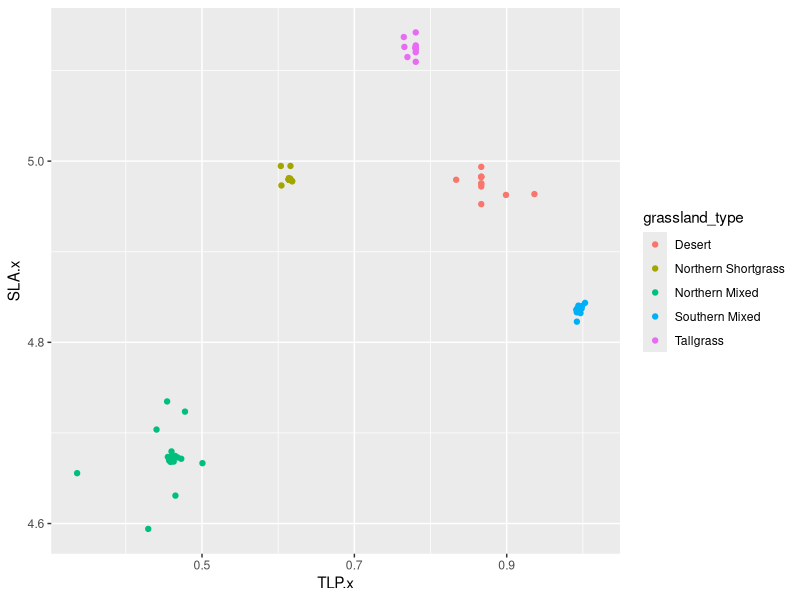
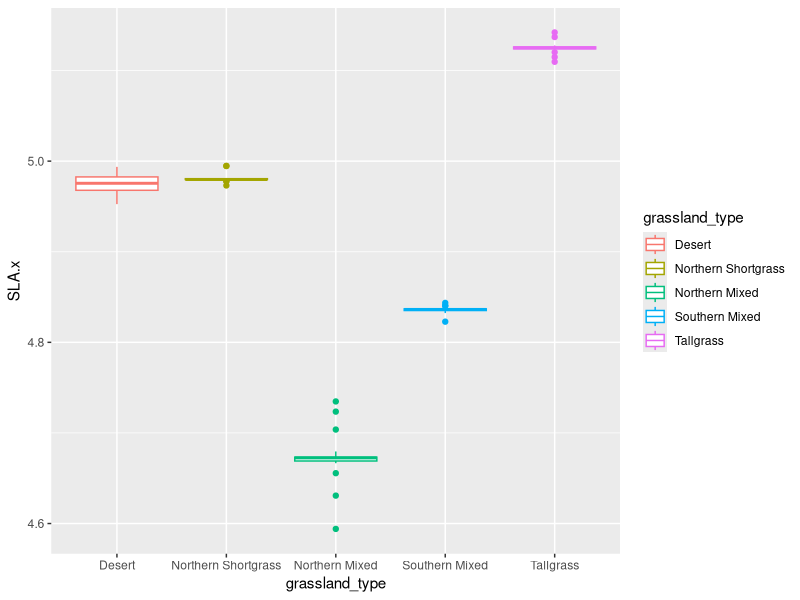
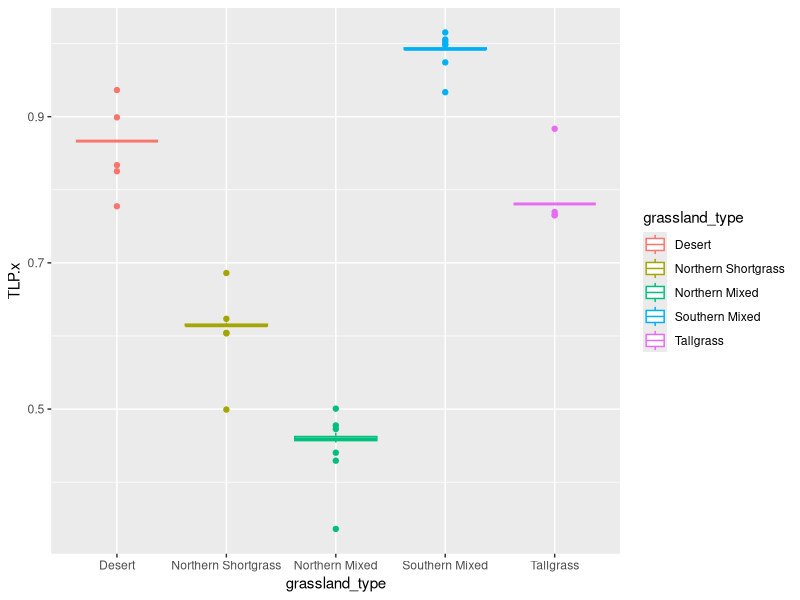
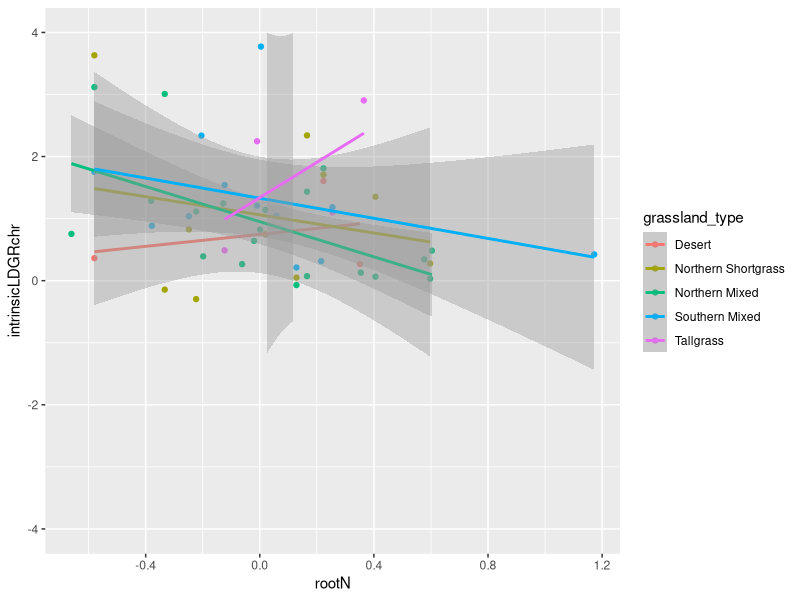

The R source for these figures, in order: (Note: this script raises an error after producing the figures.)
#### traits analysis ####

#### data and packages + cleaning ####
library(tidyverse)

NEWallsite <- read.csv("data/allsite_new.csv") #data
NEWallsite <- NEWallsite %>% #ensure levels are correct
  mutate(grassland_type = fct_relevel(grassland_type,
                                      "Desert", "Southern Shortgrass", "Northern Shortgrass", 
                                      "Northern Mixed", "Southern Mixed", "Tallgrass"))
CWM_sitedata <- read.csv("data/CWM_sitedata.csv") #CWM trait data
trtdata<-CWM_sitedata[,c(1,2,8,12)] #just CWM variables I will use
trtdata[,c(3)]<-log(trtdata[,c(3)]) #log CWM traits 
trtdata[,4]<-log(abs(trtdata[,4])) #abs then log for TLP.x
alldat <- merge(NEWallsite, trtdata, by = c("species", "grassland_type"))
alldat[,c(7:15,17)]<-log(alldat[,c(7:15,17)]) #log focal traits


#### basic stats and relationships ####
# how many populations have data?
sum(complete.cases(NEWallsite[,c(6:16)])) #20 species have all rows
trtcnt <- rowSums(!is.na(NEWallsite[,c(6:16)])) #count for each row w/ traits filled in
sum(trtcnt == 0) #12 have no trait data 
sum(trtcnt > 5) #59 have more than 5 traits
(sum(trtcnt > 5)/sum(trtcnt >= 0))*100 #52% of data has more than 5 traits

# are SLA and TLP correlated?
cor.test(alldat$SLA.x,alldat$TLP.x) # 48% corr
cor.test(alldat$SLA,alldat$TLP) # not corr
summary(mod<-lm(SLA.x~TLP.x*grassland_type, alldat))
sqrt(.9915)
anova(mod)
cor.test(alldat$SLA.x,alldat$SLA) # a little corr
cor.test(alldat$TLP.x,alldat$TLP) # pretty corr

#view:
ggplot(alldat, aes(x=TLP.x, y=SLA.x, color=grassland_type))+ 
  geom_point()

# do CWMs differ between grasslands? by both traits? 
summary(aov(SLA.x ~ grassland_type, alldat)) # Yes
ggplot(alldat, aes(y=SLA.x, x=grassland_type, color=grassland_type))+ 
  geom_boxplot()
summary(aov(TLP.x ~ grassland_type, alldat)) # Yes
ggplot(alldat, aes(y=TLP.x, x=grassland_type, color=grassland_type))+ 
  geom_boxplot()

#### modelling; traits as predictors of population growth ####
# models first included focal species traits, interacting with grassland, and the 
# additive effects of CWM SLA and TLP. 
# CWM were never signifigant (only )
# LDMC
summary(lm(invasionLDGRcon ~ LDMC*grassland_type+SLA.x+TLP.x, data=alldat)) #** 35%
anova(lm(invasionLDGRcon ~ LDMC*grassland_type+SLA.x+TLP.x, data=alldat)) #focal, interaction
summary(lm(intrinsicLDGRchr ~ LDMC*grassland_type+SLA.x+TLP.x, data=alldat)) #* 20%
anova(lm(intrinsicLDGRchr ~ LDMC*grassland_type+SLA.x+TLP.x, data=alldat)) #focal, interaction

# SLA
summary(lm(invasionLDGRcon ~ SLA*grassland_type+SLA.x+TLP.x, data=alldat)) #. 11%
anova(lm(invasionLDGRcon ~ SLA*grassland_type+SLA.x+TLP.x, data=alldat)) #focal, TLP
summary(lm(intrinsicLDGRchr ~ SLA*grassland_type+SLA.x+TLP.x, data=alldat)) #nah

# LTD
summary(lm(invasionLDGRcon ~ LTD*grassland_type+SLA.x+TLP.x, data=alldat)) #nah
summary(lm(intrinsicLDGRchr ~ LTD*grassland_type+SLA.x+TLP.x, data=alldat)) #nah

# leafarea
summary(lm(invasionLDGRcon ~ leafarea*grassland_type+SLA.x+TLP.x, data=alldat)) #* 27%
anova(lm(invasionLDGRcon ~ leafarea*grassland_type+SLA.x+TLP.x, data=alldat)) #focal, SLA, TLP
summary(lm(intrinsicLDGRchr ~ leafarea*grassland_type+SLA.x+TLP.x, data=alldat)) #nah

# leafN
summary(lm(invasionLDGRcon ~ leafN*grassland_type+SLA.x+TLP.x, data=alldat)) # nah
anova(lm(invasionLDGRcon ~ leafN*grassland_type+SLA.x+TLP.x, data=alldat)) # none
summary(lm(intrinsicLDGRchr ~ leafN*grassland_type+SLA.x+TLP.x, data=alldat)) #. 20%
anova(lm(intrinsicLDGRchr ~ leafN*grassland_type+SLA.x+TLP.x, data=alldat)) # focal, interaction

# TLP
summary(lm(invasionLDGRcon ~ TLP*grassland_type+SLA.x+TLP.x, data=alldat)) #nah
anova(lm(invasionLDGRcon ~ TLP*grassland_type+SLA.x+TLP.x, data=alldat)) #focal, interaction
summary(lm(intrinsicLDGRchr ~ TLP*grassland_type+SLA.x+TLP.x, data=alldat)) #. 19%
anova(lm(intrinsicLDGRchr ~ TLP*grassland_type+SLA.x+TLP.x, data=alldat)) #TLP, interaction

# rootN
summary(lm(invasionLDGRcon ~ rootN*grassland_type+SLA.x+TLP.x, data=alldat)) #nah
anova(lm(invasionLDGRcon ~ rootN*grassland_type+SLA.x+TLP.x, data=alldat)) #focal, TLP
summary(lm(intrinsicLDGRchr ~ rootN*grassland_type+SLA.x+TLP.x, data=alldat)) #. 27%
anova(lm(intrinsicLDGRchr ~ rootN*grassland_type+SLA.x+TLP.x, data=alldat)) #focal, TLP

# rootdiam
summary(lm(invasionLDGRcon ~ rootdiam*grassland_type+SLA.x+TLP.x, data=alldat)) #nah
anova(lm(invasionLDGRcon ~ rootdiam*grassland_type+SLA.x+TLP.x, data=alldat)) #TLP
summary(lm(intrinsicLDGRchr ~ rootdiam*grassland_type+SLA.x+TLP.x, data=alldat)) #nah
anova(lm(intrinsicLDGRchr ~ rootdiam*grassland_type+SLA.x+TLP.x, data=alldat)) #TLP

# SRL
summary(lm(invasionLDGRcon ~ SRL*grassland_type+SLA.x+TLP.x, data=alldat)) #nah
anova(lm(invasionLDGRcon ~ SRL*grassland_type+SLA.x+TLP.x, data=alldat)) #TLP
summary(lm(intrinsicLDGRchr ~ SRL*grassland_type+SLA.x+TLP.x, data=alldat)) #nah
anova(lm(intrinsicLDGRchr ~ SRL*grassland_type+SLA.x+TLP.x, data=alldat)) #TLP

# RTD
summary(lm(invasionLDGRcon ~ RTD*grassland_type+SLA.x+TLP.x, data=alldat)) # nah
anova(lm(invasionLDGRcon ~ RTD*grassland_type+SLA.x+TLP.x, data=alldat)) # none
summary(lm(intrinsicLDGRchr ~ RTD*grassland_type+SLA.x+TLP.x, data=alldat)) # nah
anova(lm(intrinsicLDGRchr ~ RTD*grassland_type+SLA.x+TLP.x, data=alldat)) # none

#height
summary(lm(invasionLDGRcon ~ height*grassland_type+SLA.x+TLP.x, data=alldat)) #. 13%
anova(lm(invasionLDGRcon ~ height*grassland_type+SLA.x+TLP.x, data=alldat)) #TLP
summary(lm(intrinsicLDGRchr ~ height*grassland_type+SLA.x+TLP.x, data=alldat)) #nah
anova(lm(intrinsicLDGRchr ~ height*grassland_type+SLA.x+TLP.x, data=alldat)) #TLP


# These models do not include CWM but are better overall
# LDMC
summary(lm(invasionLDGRcon ~ LDMC*grassland_type, data=alldat)) #*** 27%
summary(lm(intrinsicLDGRchr ~ LDMC*grassland_type, data=alldat)) #*** 21%
# SLA (messy, weak relationship)
summary(lm(invasionLDGRcon ~ SLA*grassland_type, data=alldat)) #* 10%
summary(lm(intrinsicLDGRchr ~ SLA*grassland_type, data=alldat)) #nah
# LTD (little to no representation of driest sites)
summary(lm(invasionLDGRcon ~ LTD*grassland_type, data=alldat)) #* 16%
summary(lm(intrinsicLDGRchr ~ LTD*grassland_type, data=alldat)) #nah
# leafarea
summary(lm(invasionLDGRcon ~ leafarea*grassland_type, data=alldat)) # not sig
summary(lm(intrinsicLDGRchr ~ leafarea*grassland_type, data=alldat)) # not sig
# leafN
summary(lm(invasionLDGRcon ~ leafN*grassland_type, data=alldat)) # none
summary(lm(intrinsicLDGRchr ~ leafN*grassland_type, data=alldat)) #. 16%
# TLP
summary(lm(invasionLDGRcon ~ TLP*grassland_type, data=alldat)) #* 18%
summary(lm(intrinsicLDGRchr ~ TLP*grassland_type, data=alldat)) #** 21%
# rootN
summary(lm(invasionLDGRcon ~ rootN*grassland_type, data=alldat)) #nah
summary(lm(intrinsicLDGRchr ~ rootN*grassland_type, data=alldat)) #nah
# rootdiam
summary(lm(invasionLDGRcon ~ rootdiam*grassland_type, data=alldat)) #nah
summary(lm(intrinsicLDGRchr ~ rootdiam*grassland_type, data=alldat)) #nah
# SRL
summary(lm(invasionLDGRcon ~ SRL*grassland_type, data=alldat)) #nah
summary(lm(intrinsicLDGRchr ~ SRL*grassland_type, data=alldat)) #nah
# RTD
summary(lm(invasionLDGRcon ~ RTD*grassland_type, data=alldat)) #nah
summary(lm(intrinsicLDGRchr ~ RTD*grassland_type, data=alldat)) #nah
#height (more competitive to be tall in tallgrass and short in shortgrass)
summary(lm(invasionLDGRcon ~ height*grassland_type, data=alldat)) #* 14% 
summary(lm(intrinsicLDGRchr ~ height*grassland_type, data=alldat)) #nah



ggplot(alldat, aes(y=intrinsicLDGRchr, x=rootN, color=grassland_type))+
  geom_point()+
  geom_smooth(method="lm")+
  ylim(-4,4)
#TLP
summary(lm(invasionLDGRcon ~ TLP*grassland_type, data=alldat)) #. 14% (not with CWM's)
anova(lm(invasionLDGRcon ~ TLP*grassland_type, data=traits)) #focal, grassland
ggplot(traits, aes(y=invasionLDGRcon, x=TLP, color=grassland_type))+
  geom_point()+
  geom_smooth(method="lm")
summary(lm(intrinsicLDGRchr ~ TLP*grassland_type, data=alldat)) #. 16% (* 23%)
anova(lm(intrinsicLDGRchr ~ TLP*grassland_type+SLA.x+TLP.x, data=alldat[-44,])) #focal, interaction (interaction, TLP)
ggplot(alldat, aes(y=intrinsicLDGRchr, x=TLP, color=grassland_type))+
  geom_point()+
  geom_smooth(method="lm")

#test
summary(lm(invasionLDGRcon ~ leafN*grassland_type, data=alldat)) #* 16%
ggplot(alldat, aes(y=invasionLDGRcon, x=leafN, color=grassland_type))+
  geom_point()+
  geom_smooth(method="lm", se=F)
summary(lm(intrinsicLDGRchr ~ leafN*grassland_type, data=alldat)) #* 16%
anova(lm(intrinsicLDGRchr ~ leafN*grassland_type+SLA.x+TLP.x, data=alldat)) #focal, TLP
ggplot(alldat, aes(y=intrinsicLDGRchr, x=leafN, color=grassland_type))+
  geom_point()+
  geom_smooth(method="lm")+
  ylim(-5,5)
summary(lm(invasionLDGRcon ~ height*grassland_type, data=alldat)) #* 31%
anova(lm(invasionLDGRcon ~ leafarea*grassland_type+SLA.x+TLP.x, data=alldat)) #focal, sla, tlp
ggplot(alldat, aes(y=invasionLDGRcon, x=leafarea, color=grassland_type))+
  geom_point()+
  geom_smooth(method="lm")
summary(lm(intrinsicLDGRchr ~ leafarea*grassland_type+SLA.x+TLP.x, data=alldat)) #. 21%
ggplot(alldat, aes(y=intrinsicLDGRchr, x=leafarea, color=grassland_type))+
  geom_point()+
  geom_smooth(method="lm")
summary(lm(invasionLDGRcon ~ SLA*grassland_type, data=traits)) #* 14%
anova(lm(invasionLDGRcon ~ leafarea*grassland_type+SLA.x+TLP.x, data=alldat)) #focal, sla, tlp
ggplot(traits, aes(y=invasionLDGRcon, x=SLA, color=grassland_type))+
  geom_point()+
  geom_smooth(method="lm")
summary(lm(intrinsicLDGRchr ~ SLA*grassland_type, data=traits)) # no
ggplot(traits, aes(y=intrinsicLDGRchr, x=SLA, color=grassland_type))+
  geom_point()+
  geom_smooth(method="lm")

####
#### modelling; traits as predictors of population responses ####
# use multivariate linear model to see if responses are a function of focal traits* grassland + community CWM SLA and TLP
# run MOANOVA with significant model objects to test for significance of predictors to response interaction
summary(modt<-lm(cbind(intrinsicLDGRchr, invasionLDGRcon)~LDMC *grassland_type + SLA.x + TLP.x, data=alldat)) #no
car::Anova(modt) #trait and interaction ***
summary(mod_ln<-lm(cbind(intrinsicLDGRchr, invasionLDGRcon)~leafN *grassland_type + SLA.x + TLP.x, data=alldat)) #**
car::Anova(mod_ln) #nothin
summary(mod_la<-lm(cbind(intrinsicLDGRchr, invasionLDGRcon)~leafarea *grassland_type + SLA.x + TLP.x, data=alldat)) #**
car::Anova(mod_la) #focal, grassland, cwms ***
summary(modt<-lm(cbind(intrinsicLDGRchr, invasionLDGRcon)~LTD *grassland_type + SLA.x + TLP.x, data=alldat)) #no
car::Anova(modt) # not enough sites, exclude from analysis
summary(mod_sla<-lm(cbind(intrinsicLDGRchr, invasionLDGRcon)~SLA *grassland_type + SLA.x + TLP.x, data=alldat)) #**
car::Anova(mod_sla) #only TLP, not great model
summary(mod_tlp<-lm(cbind(intrinsicLDGRchr, invasionLDGRcon)~TLP*grassland_type + SLA.x + TLP.x, data=alldat)) #**
car::Anova(mod_tlp) #no?
summary(modt<-lm(cbind(intrinsicLDGRchr, invasionLDGRcon)~height *grassland_type + SLA.x + TLP.x,data=alldat)) #no
car::Anova(modt) #nah, grassland and TLP
summary(modt<-lm(cbind(intrinsicLDGRchr, invasionLDGRcon)~RTD *grassland_type + SLA.x + TLP.x, data=alldat)) #no
car::Anova(modt) # not enough sites, exclude from analysis
summary(modt<-lm(cbind(intrinsicLDGRchr, invasionLDGRcon)~SRL *grassland_type + SLA.x + TLP.x , data=alldat)) #close
car::Anova(modt) #focal, TLP (univariate not sig tho)
summary(modt<-lm(cbind(intrinsicLDGRchr, invasionLDGRcon)~rootdiam *grassland_type + SLA.x + TLP.x, data=alldat)) #no
car::Anova(modt) #nah, just TLP
summary(modt<-lm(cbind(intrinsicLDGRchr, invasionLDGRcon)~rootN *grassland_type + SLA.x + TLP.x, data=alldat)) #no
car::Anova(modt) #nah, just TLP

